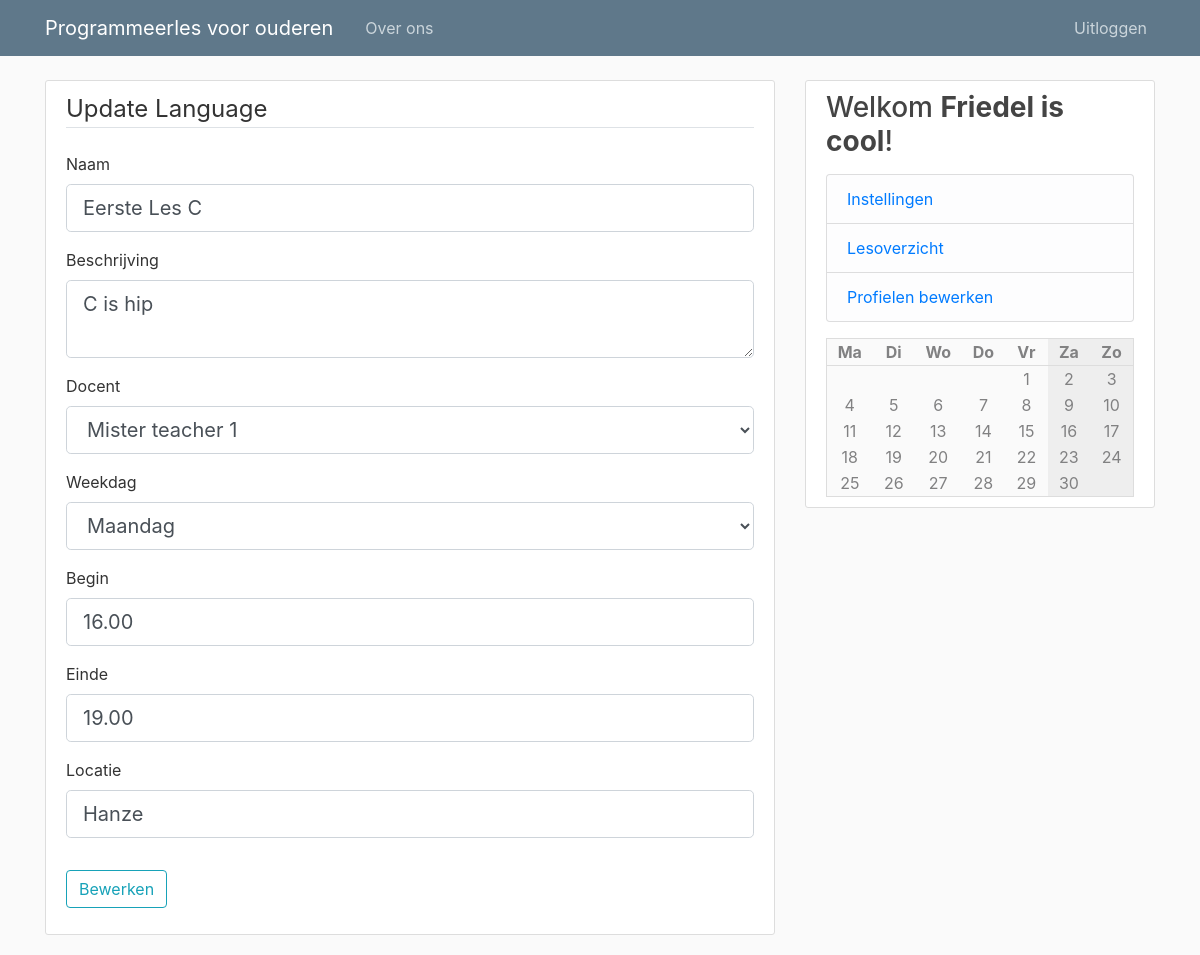
The app's page /course/1/update (signed in) with its own data.
### pgmles/models.py (models this page shows)
class Course(db.Model):
    id = db.Column(db.Integer, primary_key=True)
    name = db.Column(db.String(100), nullable=False)
    description = db.Column(db.Text, nullable=False)
    teacher_id = db.Column(db.Integer, db.ForeignKey('user.id'), nullable=False)
    weekday = db.Column(db.Integer, nullable=False)
    start = db.Column(db.String(10), nullable=False, default=datetime.utcnow)
    end = db.Column(db.String(10), nullable=False, default=datetime.utcnow)
    location = db.Column(db.String(120), nullable=False)

class User(db.Model, UserMixin):
    id = db.Column(db.Integer, primary_key=True)
    type = db.Column(db.String(6), nullable=False, default="client")
    username = db.Column(db.String(20), unique=True, nullable=False)
    email = db.Column(db.String(120), unique=True, nullable=False)
    image_file = db.Column(db.String(20), nullable=False, default='default.jpg')
    password = db.Column(db.String(60), nullable=False)

### pgmles/routes.py (the view)
@app.route("/course/<int:course_id>/update", methods=['GET', 'POST'])
@login_required
def update_course(course_id):
    if current_user.type not in [ "admin", "teacher" ]:
        abort(403)
    form = NewCourseForm()
    form.teacher_id.choices = [ (g.id, g.username) for g in User.query.filter_by(type='teacher') ]
    course = Course.query.get_or_404(course_id)
    if form.validate_on_submit():
        course.name = form.name.data
        course.description = form.description.data
        course.teacher_id = form.teacher_id.data
        course.weekday = form.weekday.data
        course.start = form.start.data
        course.end = form.end.data
        course.location = form.location.data
        db.session.commit()
        flash('De les werd bewerkt!', 'success')
        return redirect(url_for('course_overview'))
    elif request.method == 'GET':
        form.name.data = course.name
        form.description.data = course.description
        form.teacher_id.data = course.teacher_id
        form.weekday.data = course.weekday
        form.start.data = course.start
        form.end.data = course.end
        form.location.data = course.location
    return render_template('new_course.html', calendar=make_calendar(), form=form, legend='Update Language')

### pgmles/forms.py
class NewCourseForm(FlaskForm):
    name = StringField('Naam', validators=[ DataRequired(), Length(min=1, max=100) ])
    description = TextAreaField('Beschrijving', validators=[ DataRequired() ])
    teacher_id = SelectField('Docent', validators=[ DataRequired() ], coerce=int)
    weekday = SelectField('Weekdag', choices=list(enumerate([ 'Maandag', 'Dinsdag', 'Woensdag', 'Donderdag', 'Vrijdag', 'Zaterdag', 'Zondag' ])))
    start = StringField('Begin', validators=[ DataRequired() ])
    end = StringField('Einde', validators=[ DataRequired() ])
    location = StringField('Locatie', validators=[ DataRequired(), Length(min=1, max=100) ])
    submit = SubmitField('Bewerken')

### pgmles/models.py (called while the page is built)
@login_manager.user_loader
def load_user(user_id):
    return User.query.get(int(user_id))

### pgmles/routes.py (called while the page is built)
def make_calendar():
    weekdays = list(enumerate(['Ma', 'Di', 'Wo', 'Do', 'Vr', 'Za', 'Zo']))
    courses = [ None, None, None, None, None, None, None ]
    if current_user.is_authenticated:
        subscriptions = [ cm.course_id for cm in CourseMember.query.filter_by(user_id=current_user.id) ]
        courses = [ ' +\n'.join([ c.name for c in Course.query.filter_by(weekday=i) if c.id in subscriptions ]) for i in range(7) ]
    today = datetime.today()
    m = Month()
    rows = []
    for days in m.monthdayscalendar(today.year, today.month):
        rows.append([ (i, d, courses[i]) for i, d in enumerate(days) ])
    return { 'weekdays': weekdays, 'rows': rows }

### pgmles/templates/new_course.html (shortened to what this page needs)
{% extends "layout.html" %}
{% block content %}
<div class="content-section">
    <form method="POST" action="">
        <fieldset class="form-group">
            <legend class="border-bottom mb-4">{{ legend }}</legend>
            <div class="form-group">
                {{ form.name.label(class="form-control-label") }}
                {% if form.name.errors %}
                {{ form.name(class="form-control form-control-lg is-invalid") }}
                <div class="invalid-feedback">
                    {% for error in form.name.errors %}
                    <span>{{ error }}</span>
                    {% endfor %}
                </div>
                {% else %}
                {{ form.name(class="form-control form-control-lg") }}
                {% endif %}
            </div>
            <div class="form-group">
                {{ form.description.label(class="form-control-label") }}
                {% if form.description.errors %}
                {{ form.description(class="form-control form-control-lg is-invalid") }}
                <div class="invalid-feedback">
                    {% for error in form.description.errors %}
                    <span>{{ error }}</span>
                    {% endfor %}
                </div>
                {% else %}
                {{ form.description(class="form-control form-control-lg") }}
                {% endif %}
            </div>
            <div class="form-group">
                {{ form.teacher_id.label(class="form-control-label") }}
                {% if form.teacher_id.errors %}
                {{ form.teacher_id(class="form-control form-control-lg is-invalid") }}
                <div class="invalid-feedback">
                    {% for error in form.teacher_id.errors %}
                    <span>{{ error }}</span>
                    {% endfor %}
                </div>
                {% else %}
                {{ form.teacher_id(class="form-control form-control-lg") }}
                {% endif %}
            </div>
            <div class="form-group">
                {{ form.weekday.label(class="form-control-label") }}
                {% if form.weekday.errors %}
                {{ form.weekday(class="form-control form-control-lg is-invalid") }}
                <div class="invalid-feedback">
                    {% for error in form.weekday.errors %}
                    <span>{{ error }}</span>
                    {% endfor %}
                </div>
                {% else %}
                {{ form.weekday(class="form-control form-control-lg") }}
                {% endif %}
            </div>
            <div class="form-group">
                {{ form.start.label(class="form-control-label") }}
                {% if form.start.errors %}
                {{ form.start(class="form-control form-control-lg is-invalid") }}
                <div class="invalid-feedback">
                    {% for error in form.start.errors %}
                    <span>{{ error }}</span>
                    {% endfor %}
                </div>
                {% else %}
                {{ form.start(class="form-control form-control-lg") }}
                {% endif %}
            </div>
            <div class="form-group">
                {{ form.end.label(class="form-control-label") }}
                {% if form.end.errors %}
                {{ form.end(class="form-control form-control-lg is-invalid") }}
                <div class="invalid-feedback">
                    {% for error in form.end.errors %}
                    <span>{{ error }}</span>
                    {% endfor %}
                </div>
                {% else %}
                {{ form.end(class="form-control form-control-lg") }}
                {% endif %}
            </div>
            <div class="form-group">
                {{ form.location.label(class="form-control-label") }}
                {% if form.location.errors %}
                {{ form.location(class="form-control form-control-lg is-invalid") }}
                <div class="invalid-feedback">
                    {% for error in form.location.errors %}
                    <span>{{ error }}</span>
                    {% endfor %}
                </div>
                {% else %}
                {{ form.location(class="form-control form-control-lg") }}
                {% endif %}
            </div>
        </fieldset>
        <div class="form-group">
            {{ form.submit(class="btn btn-outline-info") }}
        </div>
    </form>
</div>
{% endblock content %}

### pgmles/templates/layout.html (shortened to what this page needs)
<!DOCTYPE html>
<html>
<head>
    <link rel="stylesheet" href="https://maxcdn.bootstrapcdn.com/bootstrap/4.0.0/css/bootstrap.min.css"
>
    <link rel="stylesheet" type="text/css" href="{{ url_for('static', filename='main.css') }}">
</head>
<body>
    <header class="site-header">
        <nav class="navbar navbar-expand-md navbar-dark bg-steel fixed-top">
            <div class="container">
                <a class="navbar-brand mr-4" href="/">Programmeerles voor ouderen</a>
                <div class="collapse navbar-collapse" id="navbarToggle">
                    <div class="navbar-nav mr-auto">
                        <a class="nav-item nav-link" href="/about">Over ons</a>
                    </div>
                    <div class="navbar-nav">
                        {% if current_user.is_authenticated %}
                        <a class="nav-item nav-link" href="{{ url_for('logout') }}">Uitloggen</a>
                        {% else %}
                        <a class="nav-item nav-link" href="{{ url_for('login') }}">Inloggen</a>
                        <a class="nav-item nav-link" href="{{ url_for('register') }}">Registeren</a>
                        {% endif %}
                    </div>
                </div>
            </div>
        </nav>
    </header>
    <main role="main" class="container">
        <div class="row">
            <div class="col-md-8">
                {% block content %}{% endblock %}
            </div>
            <div class="col-md-4">
                <div class="content-section">
                    <h3>Welkom <b>{{ current_user.username if current_user.is_authenticated else 'gast' }}</b>!</h3>
                    {% if current_user.is_authenticated %}
                    <p class='text-muted'>
                    <ul class="list-group">
                        <li class="list-group-item list-group-item-light"><a
                                href="{{ url_for('account') }}">Instellingen</a></li>
                        {% if current_user.type == 'teacher' or current_user.type == 'admin' %}
                        <li class="list-group-item list-group-item-light"><a
                                href="{{ url_for('course_overview') }}">Lesoverzicht</a></li>
                        {% endif %}
                        {% if current_user.type == 'admin' %}
                        <li class="list-group-item list-group-item-light"><a href="{{ url_for('admin') }}">Profielen
                                bewerken</a></li>
                        {% endif %}
                    </ul>
                    </p>
                    {% endif %}
                    <table class='calendar'>
                        <tr>
                            {% for d, day in calendar['weekdays'] %}
                            <th class="{{ 'weekend' if d >= 5 }}">{{ day }}</th>
                            {% endfor %}
                        </tr>
                        {% for row in calendar['rows'] %}
                        <tr>
                            {% for d, day, course in row %}
                            <td class="{{ 'weekend' if d >= 5 }} {{ 'course' if course and day }}">
                                {{ day if day }}
                            </td>
                            {% endfor %}
                        </tr>
                        {% endfor %}
                    </table>
                </div>
            </div>
        </div>
    </main>
</body>
</html>

### pgmles/static/main.css (style rules this page uses)
body { background: #fafafa; color: #333333; margin-top: 5rem; }
h1, h2, h3, h4, h5, h6 { color: #444444; }
.bg-steel { background-color: #5f788a; }
.site-header .navbar-nav .nav-link { color: #cbd5db; }
.content-section { background: #ffffff; padding: 10px 20px; border: 1px solid #dddddd; border-radius: 3px; margin-bottom: 20px; }
.calendar { background-color: #fafafa; width: 100%; color: #818182; border: #dddddd solid 1px; }
.calendar .weekend { background-color: #eee; }
.calendar th { border-bottom: #ddd solid 1px; }
.calendar th, td { text-align: center; width: 100px; position: relative; }

### records on screen
Course: name "Eerste Les C", description "C is hip", teacher_id "Mister teacher 1", weekday "Maandag", start "16.00", end "19.00", location "Hanze"
User: username "Friedel is cool"

### other values on screen
{{ legend }} "Update Language"
{{ day }} "Ma" "Di" "Wo" "Do" "Vr" "Za" "Zo"
{{ day if day }} "1" "2" "3" "4" "5" "6" "7" "8" "9" "10" "11" "12" "13" "14" "15" "16" "17" "18" "19" "20" "21" "22" "23" "24" "25" "26" "27" "28" "29" "30"
